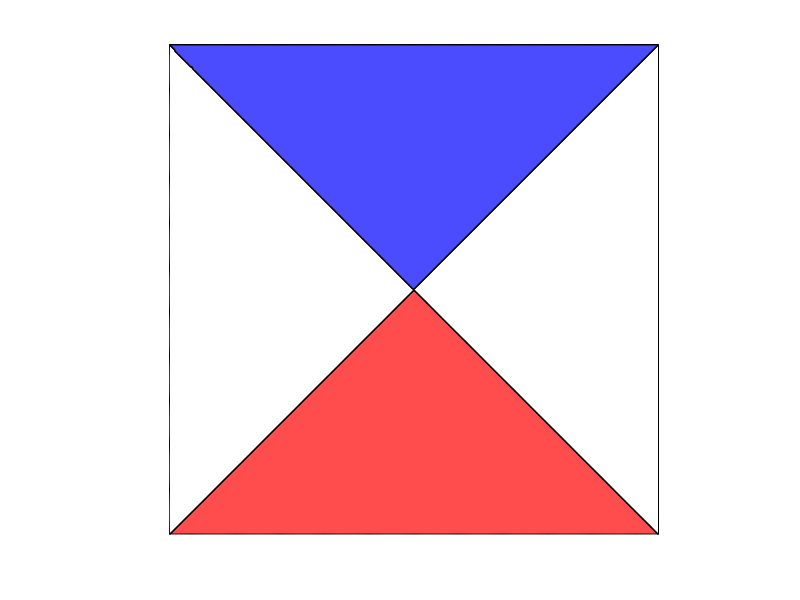

Recreate this plot in MATLAB.
% StabStiff.m                                        % Numerical Renaissance Codebase 1.0
clear; Np=501; V=[1 1.0000000001]; figure(1);
name = strvcat('Stiff'); B=[ -1.05; 1.05; -1.05; 1.05];
LR=[B(1):(B(2)-B(1))/(Np-1):B(2)]'; LI=[B(3):(B(4)-B(3))/(Np-1):B(4)]';
for j=1:Np; for i=1:Np;
  if     (LI(i,1)<0 & abs(LR(j,1))<abs(LI(i,1))), sig(i,j)=-1;
  elseif (LI(i,1)>0 & abs(LR(j,1))<abs(LI(i,1))), sig(i,j)=1;
  else   sig(i,j)=0; end
end; end
clf; contourf(LR(:),LI(:),sig(:,:)); 
cm=[1 0.3 0.3; 1 1 1; 0.3 0.3 1];
colormap(cm);
set(gca,'FontSize',15); axis('square'); axis off; hold on; 
%  plot([B(1) B(2)],[0,0],'k-'); plot([0,0],[B(3) B(4)],'k-');
  hold off;  pause(1);  
eval(['print -depsc ',sprintf('cones')])
% end script StabStiff.m
